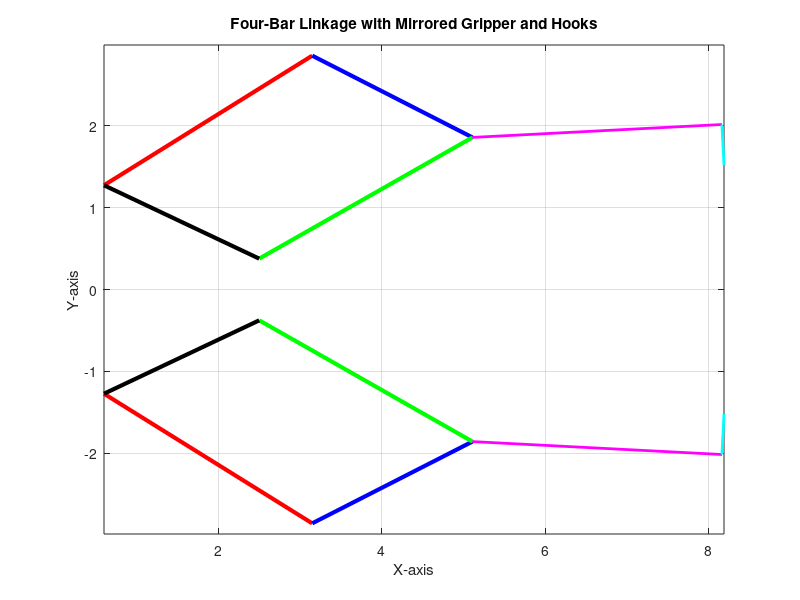

MATLAB code to generate this figure:
%working gripper Final!

clc; clear; close all;

% Link Lengths (in centimeters)
L0 = 2.1;   % Ground Link
L1 = 3;     % Input Link
L2 = 2.2;   % Coupler Link
L3 = 3;     % Output Link
L_ext = 3.055; % Extended bar length from right end of L2
ext_angle = 30; % Angle of the extended bar from L2 (counterclockwise)
hook_length = 0.497; % Hook length
hook_angle = -90; % Hook angle relative to extension

% Rotation angle for whole system (clockwise)
rotation_angle = -25.3; % Negative for clockwise rotation

% Input Angle Range (Driving Link Motion) - Limited to 29.2° to 89.2°
theta2 = 29.2:2:57.2; % Driving Link Motion Range

% Define new origins for the gripper fractions
origin_shift = [0; 1.41]; % Set origin at (0,1.41) for the original fraction
mirrored_origin_shift = [0; -1.41]; % Set origin at (0,-1.41) for the mirrored fraction

% Rotation Matrix (for whole system rotation)
R = [cosd(rotation_angle), -sind(rotation_angle); 
     sind(rotation_angle),  cosd(rotation_angle)];

% Store P positions for trajectory plotting
P1_positions = [];
P2_positions = [];
P1_positions_mirror = [];
P2_positions_mirror = [];
P2_distance = [];
P2_O_distance = [];

om3 = zeros(1, length(theta2));  % Angular velocity of θ₃
om4 = zeros(1, length(theta2));  % Angular velocity of θ₄

distance_offset = 2.82; % Vertical distance between original and mirrored parts

figure(1);
for i = 1:length(theta2)
    
    % Position Analysis using Cosine Rule (Ensures Lengths Remain Fixed)
    AC = sqrt(L0^2 + L1^2 - 2 * L0 * L1 * cosd(theta2(i)));
    beta = acosd((L0^2 + AC^2 - L1^2) / (2 * L0 * AC));
    psi = acosd((L2^2 + AC^2 - L3^2) / (2 * L2 * AC));
    lambda = acosd((L3^2 + AC^2 - L2^2) / (2 * L3 * AC));

    theta3 = psi - beta;
    theta4 = 180 - lambda - beta;

    % Define Joint Positions (Before Rotation)
    Ox = [0; 0] + origin_shift; % Fixed Ground Point
    Cx = [L0; 0] + origin_shift; % Fixed Ground Point
    
    Ax = Ox + [L1 * cosd(theta2(i)); L1 * sind(theta2(i))];
    Bx = Ax + [L2 * cosd(theta3); L2 * sind(theta3)];
    
    % Define Extended Bar from Right End of L2 (B Point)
    P1 = Bx + [L_ext * cosd(theta3 + ext_angle); L_ext * sind(theta3 + ext_angle)];
    
    % Define Hook End
    P2 = P1 + [hook_length * cosd(theta3 + ext_angle + hook_angle); hook_length * sind(theta3 + ext_angle + hook_angle)];
    
    % Apply Rotation Matrix to all points
    P1_rot = R * P1;
    P2_rot = R * P2;
    Ox_rot = R * Ox;
    Ax_rot = R * Ax;
    Bx_rot = R * Bx;
    Cx_rot = R * Cx;
    
    % Mirroring the system at y = 0 with vertical offset
    Ox_mirror = [Ox_rot(1); -Ox_rot(2)];
    Ax_mirror = [Ax_rot(1); -Ax_rot(2)];
    Bx_mirror = [Bx_rot(1); -Bx_rot(2)];
    Cx_mirror = [Cx_rot(1); -Cx_rot(2)];
    P1_mirror = [P1_rot(1); -P1_rot(2)];
    P2_mirror = [P2_rot(1); -P2_rot(2)];
    
    % Calculate Distance Between P2 and O in (x, y) format
    P2_O_dist = P2_rot - Ox_rot;
    P2_O_distance = [P2_O_distance; P2_O_dist'];
    
    % Plot the Original and Mirrored 4-Bar Mechanism
    plot([Ox_rot(1) Ax_rot(1)], [Ox_rot(2) Ax_rot(2)], 'r', 'LineWidth', 3);
    hold on;
    plot([Ax_rot(1) Bx_rot(1)], [Ax_rot(2) Bx_rot(2)], 'b', 'LineWidth', 3);
    plot([Bx_rot(1) Cx_rot(1)], [Bx_rot(2) Cx_rot(2)], 'g', 'LineWidth', 3);
    plot([Ox_rot(1) Cx_rot(1)], [Ox_rot(2) Cx_rot(2)], 'k', 'LineWidth', 3);
    plot([Bx_rot(1) P1_rot(1)], [Bx_rot(2) P1_rot(2)], 'm', 'LineWidth', 2);
    plot([P1_rot(1) P2_rot(1)], [P1_rot(2) P2_rot(2)], 'c', 'LineWidth', 2);
    
    plot([Ox_mirror(1) Ax_mirror(1)], [Ox_mirror(2) Ax_mirror(2)], 'r', 'LineWidth', 3);
    plot([Ax_mirror(1) Bx_mirror(1)], [Ax_mirror(2) Bx_mirror(2)], 'b', 'LineWidth', 3);
    plot([Bx_mirror(1) Cx_mirror(1)], [Bx_mirror(2) Cx_mirror(2)], 'g', 'LineWidth', 3);
    plot([Ox_mirror(1) Cx_mirror(1)], [Ox_mirror(2) Cx_mirror(2)], 'k', 'LineWidth', 3);
    plot([Bx_mirror(1) P1_mirror(1)], [Bx_mirror(2) P1_mirror(2)], 'm', 'LineWidth', 2);
    plot([P1_mirror(1) P2_mirror(1)], [P1_mirror(2) P2_mirror(2)], 'c', 'LineWidth', 2);
    
    grid on;
    axis equal;
    title('Four-Bar Linkage with Mirrored Gripper and Hooks');
    xlabel('X-axis');
    ylabel('Y-axis');
    drawnow;
    hold off;
end

% Display P2 to O Distance
disp('Distance Between P2 and O in (x, y) format for each theta2 value:');
disp(P2_O_distance);
